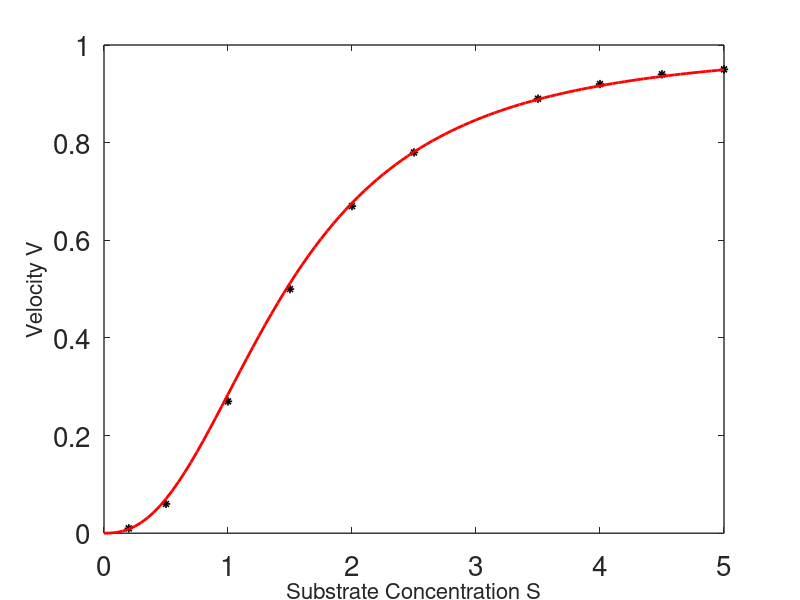
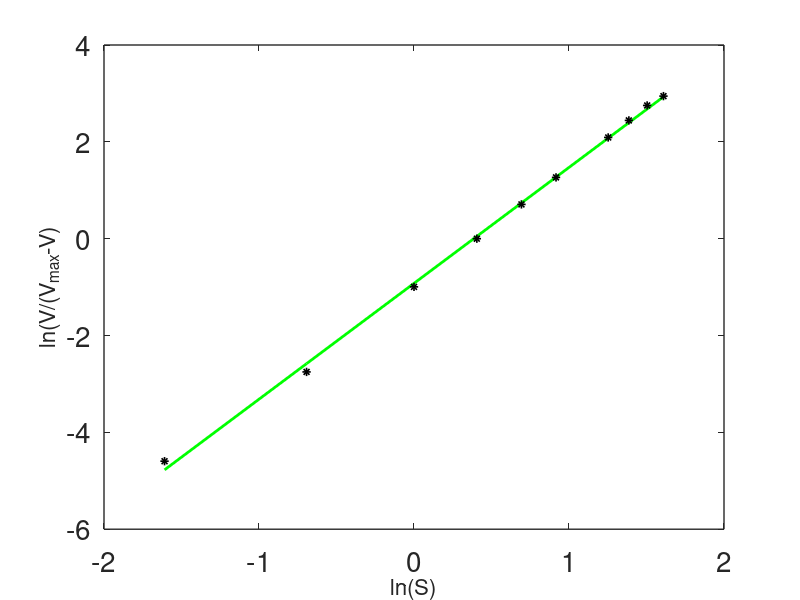

MATLAB code to generate these figures, in order:
set(0,                           ...
   'defaultaxesfontsize', 20,   ...
   'defaultaxeslinewidth', 1.0, ...
   'defaultlinelinewidth', 1.2, ...
   'defaultpatchlinewidth', 0.7);
   
S=[.2;.5;1;1.5;2;2.5;;3.5;4;4.5;5];
enop=2.5;
KM=1.5;
VD=S.^enop./(KM^enop+S.^enop);
vmax = 1;
V=[.01;.060;.27;.50;.67;.78;.89;.92;.94;.95];
G=log(V./(1-V));
ls=log(S);
N=10;
A=[ones(1,N)',ls];
B=transpose(A)*A;
c=transpose(A)*G;
b=B\c;
s=[0:100]/20;
n=b(2);
km = exp(-b(1));
gv=s.^n./(s.^n+km);
figure(1);
plot(S,V,'k*',s,gv,'r','linewidth',2)
xlabel('Substrate Concentration S','fontsize',16)
ylabel('Velocity V','fontsize',16)

f=b(2)*ls+b(1);
figure(2);
plot(ls,f,'g','linewidth',2)
hold on
plot(ls,G,'k*')
xlabel('ln(S)','fontsize',16);
ylabel('ln(V/(V_{max}-V)','fontsize',16)
Km=exp(-b(1)/b(2))
